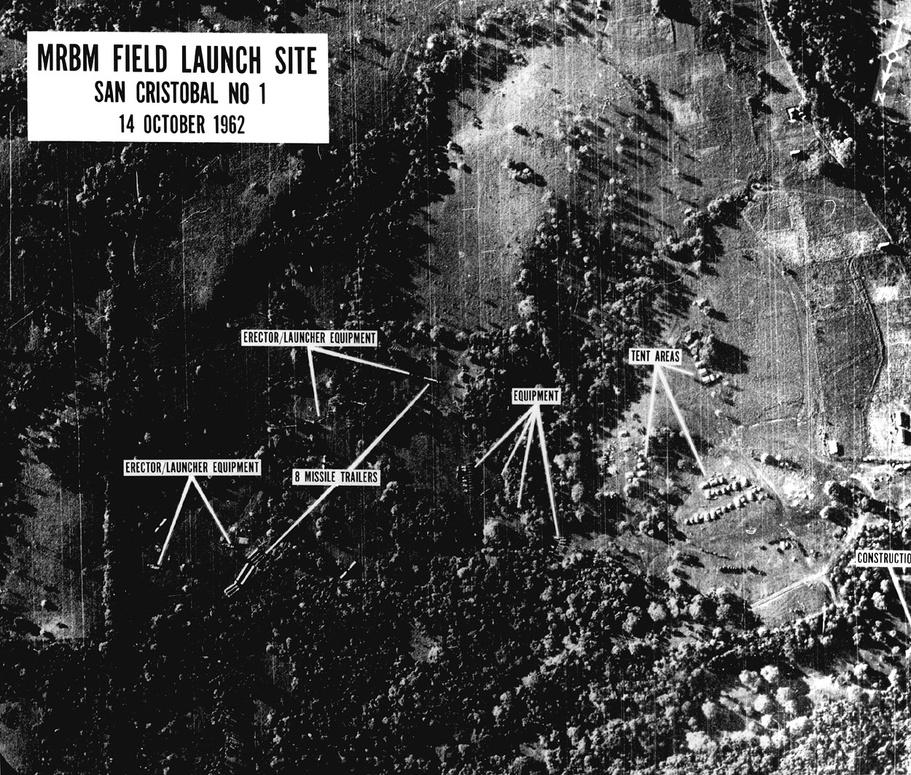
%> input picture HW2/u2cuba.jpg, 911 x 775 px, shrunk from 1250 x 1063 before the run; the run also reads 1 picture not shown here
$ octave crossCorrelation.m   (GNU Octave 9; MATLAB toolbox functions it lacks are replaced by stand-ins)
%> lines starting %> are read from the running program, lines starting %| are printed output that depends on the picture
% Read in the main image and the template image.
photo = rgb2gray(imread('u2cuba.jpg'));
%> photo: size 775x911 uint8; min 0, max 255, mean 71.5
template = rgb2gray(imread('trailer.png'));

% Display the image and the template at the same magnification, to make
% clear that the template is an extremely close match for the relevant
% section of the image.
figure('Name','Original photo');
imshow(photo, [], 'InitialMagnification', 50);

figure('Name','template');
imshow(template, [] , 'InitialMagnification', 50);

%%%%%%%%%%%%%%%%%%%%%%%%%%%%%%%%%%%%%%%%%%%%%%%%%%%%%%%%%%%%%%%%%%%%%%%%%%%%%%%%
%                                                                              %
%                           YOUR CODE HERE: Part (a)                           %
%     Use normxcorr2 to cross-correlate the template image with the photo.     %
%                      (Your code should be very simple.)                      %
%                                                                              %
%%%%%%%%%%%%%%%%%%%%%%%%%%%%%%%%%%%%%%%%%%%%%%%%%%%%%%%%%%%%%%%%%%%%%%%%%%%%%%%%
a = normxcorr2(template, photo);
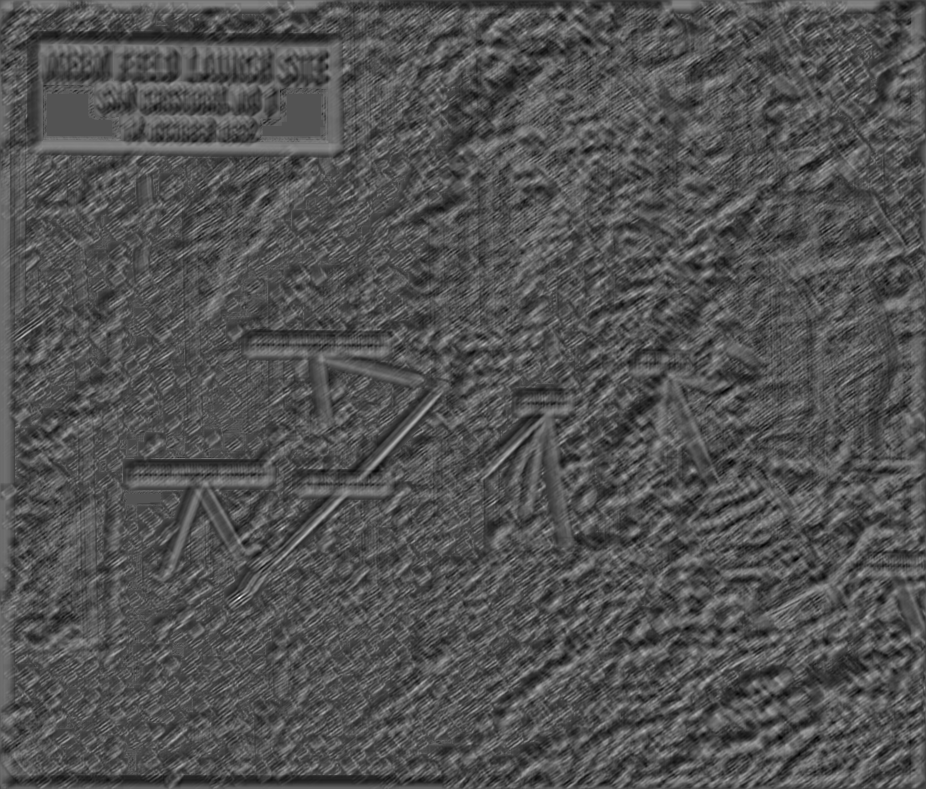
%> a: size 789x926 double; min -0.452, max 0.93, mean -0.00295; drawn with min black and max white
figure, surf(a), shading flat
%> after `shading flat`:
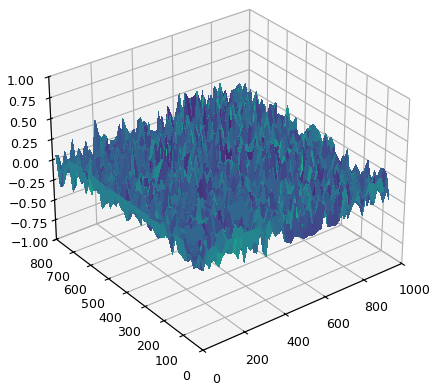
%> figure redrawn from the program's plot data
correlationImg = [a];

%%%%%%%%%%%%%%%%%%%%%%%%%%%%%%%%%%%%%%%%%%%%%%%%%%%%%%%%%%%%%%%%%%%%%%%%%%%%%%%%
%                                                                              %
%                               END OF YOUR CODE                               %
%                                                                              %
%%%%%%%%%%%%%%%%%%%%%%%%%%%%%%%%%%%%%%%%%%%%%%%%%%%%%%%%%%%%%%%%%%%%%%%%%%%%%%%%

% Displays correlationImg and draw a rectangle around the highest peak.
figure('Name','Correlation, near-perfect template');
hold on % Allows drawing on top of the displayed image
imshow(correlationImg, [], 'InitialMagnification', 50);

% Find the maximum of correlationImg.
% The max function requires a vector, so we unroll the array with (:).
% The max function returns both the value of the maximum value and its
% linear index within the array. We don't care about the value of the
% maximum, so we discard the first output value with using the ~ notation.
[~, maxValLinearIndex] = max(correlationImg(:));
%> maxValLinearIndex = 189169

% We use the ind2sub function to convert a linear back into matrix
% coordinates.
[y, x] = ind2sub(size(correlationImg), maxValLinearIndex);
%> y = 598; x = 240

% Display a rectangle around the peak we just found.
rectangle('Position', [x-15, y-15, 30, 30], 'EdgeColor', 'r')
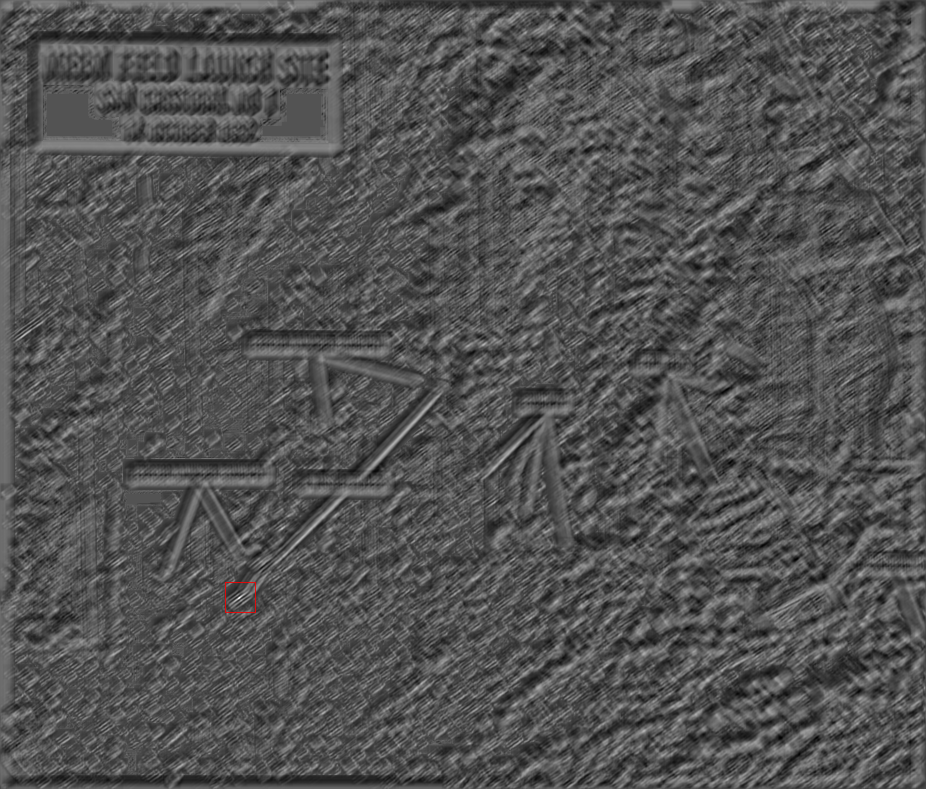
%> figure redrawn from the program's plot data
hold off;

% Load a template which is sized slightly larger than the object appears in
% the image.
largerTemplate = rgb2gray(imread('trailerSlightlyBigger.png'));
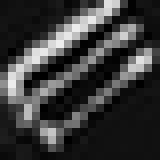
%> input picture HW2/trailerSlightlyBigger.png, 20 x 20 px, shrunk from 28 x 27 before the run (shown 8 times larger)
%> largerTemplate: size 20x20 uint8; min 0, max 237, mean 57.3

%%%%%%%%%%%%%%%%%%%%%%%%%%%%%%%%%%%%%%%%%%%%%%%%%%%%%%%%%%%%%%%%%%%%%%%%%%%%%%%%
%                                                                              %
%                           YOUR CODE HERE: Part (b)                           %
%             Repeat the process from (a) with the larger template.            %
%                                                                              %
%%%%%%%%%%%%%%%%%%%%%%%%%%%%%%%%%%%%%%%%%%%%%%%%%%%%%%%%%%%%%%%%%%%%%%%%%%%%%%%%

b = normxcorr2(largerTemplate, photo);
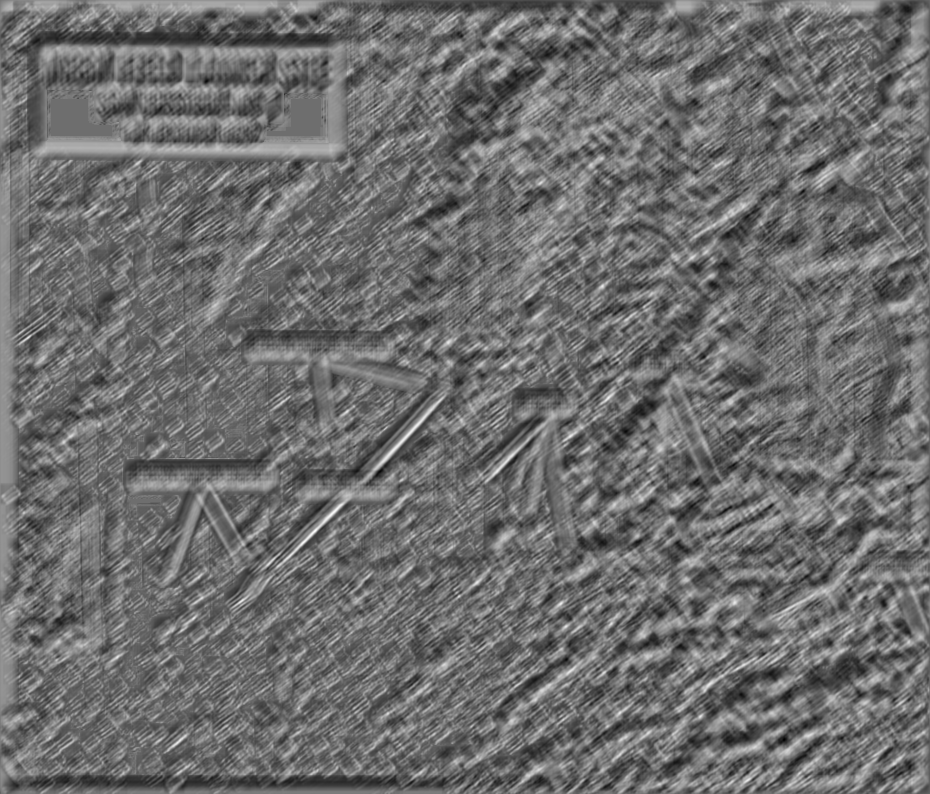
%> b: size 794x930 double; min -0.443, max 0.578, mean -0.00244; drawn with min black and max white
figure, surf(b), shading flat
%> after `shading flat`:
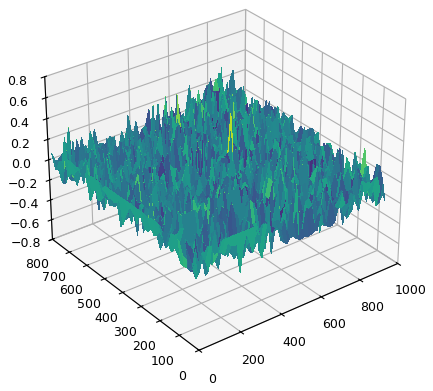
%> figure redrawn from the program's plot data
mismatchedCorrelationImg = [b];

%%%%%%%%%%%%%%%%%%%%%%%%%%%%%%%%%%%%%%%%%%%%%%%%%%%%%%%%%%%%%%%%%%%%%%%%%%%%%%%%
%                                                                              %
%                               END OF YOUR CODE                               %
%                                                                              %
%%%%%%%%%%%%%%%%%%%%%%%%%%%%%%%%%%%%%%%%%%%%%%%%%%%%%%%%%%%%%%%%%%%%%%%%%%%%%%%%

% Display mismatchedCorrelationImg.
figure('Name', 'Correlation, larger-sized template');
hold on;
imshow(mismatchedCorrelationImg, [], 'InitialMagnification', 50);

% Repeat the same process as above: find the maximum of correlationImg and
% draw a box around it.
[~, maxValLinearIndex] = max(mismatchedCorrelationImg(:));
%> maxValLinearIndex = 250641
[y, x] = ind2sub(size(mismatchedCorrelationImg), maxValLinearIndex);
%> y = 531; x = 316
rectangle('Position', [x-15, y-15, 30, 30], 'EdgeColor', 'r')
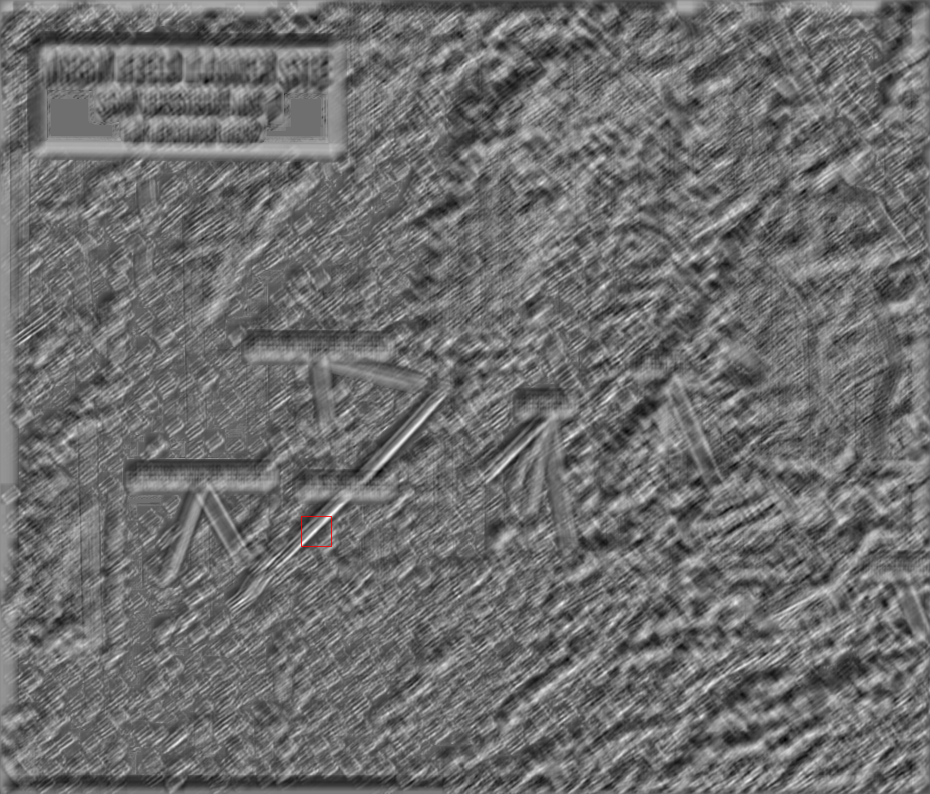
%> figure redrawn from the program's plot data
hold off;
